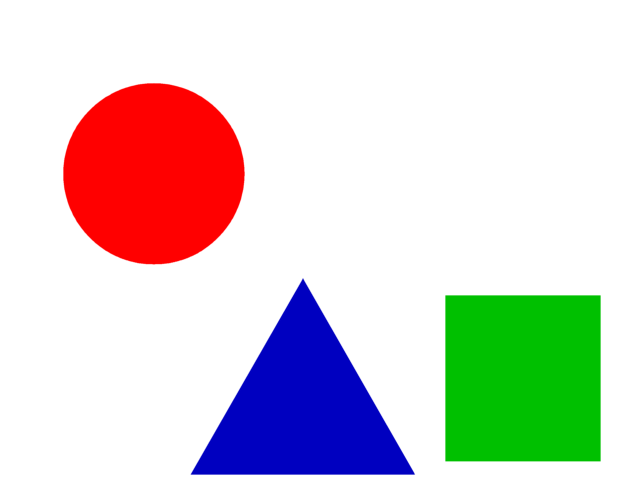
#> input picture origin.png, 640 x 480 px
$ python get_blue.py
#> lines starting #> are read from the running program, lines starting #| are printed output that depends on the picture; after the words box and inside, x2 and y2 are one past the last pixel; in counts of white or black regions, pixels touching at a corner belong together
import cv2
import numpy as np
import serial
import time
def main(args=None):
    global pan; global _pan; global tilt; global _tilt;
    send_pan(75)
    send_tilt(75)


while(1):
    frame = cv2.imread("origin.png", cv2.IMREAD_COLOR)     #  read camera frame
#> frame is the input picture: shape (480, 640, 3); mean B, G, R 207.7, 210, 215.3


    hsv = cv2.cvtColor(frame, cv2.COLOR_BGR2HSV)    # Convert from BGR to HSV
#> hsv: shape (480, 640, 3); mean H, S, V 13.9, 61, 245.2

    # define range of blue color in HSV
    lower_blue = np.array([100,100,120])          # range of blue
    upper_blue = np.array([150,255,255])

    lower_green = np.array([50, 150, 50])        # range of green
    upper_green = np.array([80, 255, 255])

    lower_red = np.array([0, 50, 50])        # range of red
    upper_red = np.array([30, 255, 255])

    # Threshold the HSV image to get only blue colors
    mask = cv2.inRange(hsv, lower_blue, upper_blue)     # color range of blue
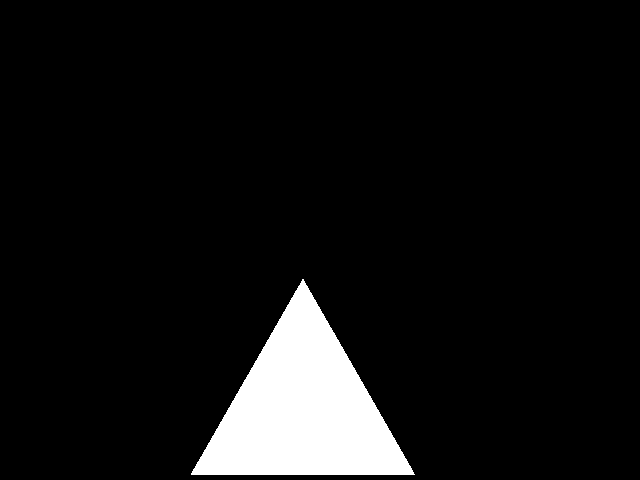
#> mask: shape (480, 640); 7.2% white; 1 white region, box (x1, y1, x2, y2) and area: (191, 279, 415, 475) 22127
    mask1 = cv2.inRange(hsv, lower_green, upper_green)  # color range of green
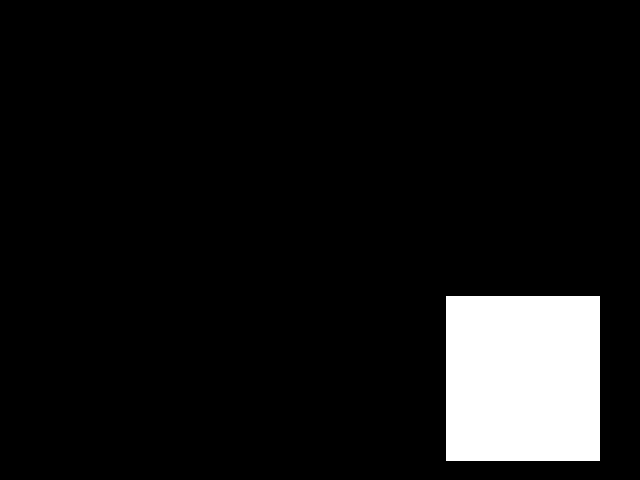
#> mask1: shape (480, 640); 8.3% white; 1 white region, box (x1, y1, x2, y2) and area: (446, 296, 600, 461) 25410
    mask2 = cv2.inRange(hsv, lower_red, upper_red)      # color range of red
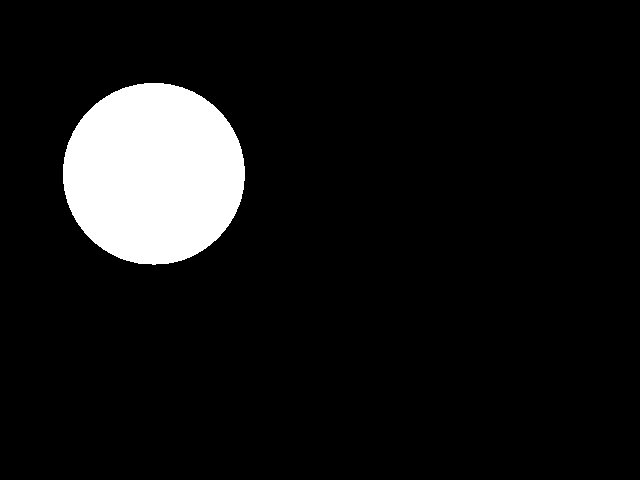
#> mask2: shape (480, 640); 8.5% white; 1 white region, box (x1, y1, x2, y2) and area: (63, 83, 245, 265) 25968

    # Bitwise-AND mask and original image
    res = cv2.bitwise_and(frame, frame, mask=mask)      # apply blue mask
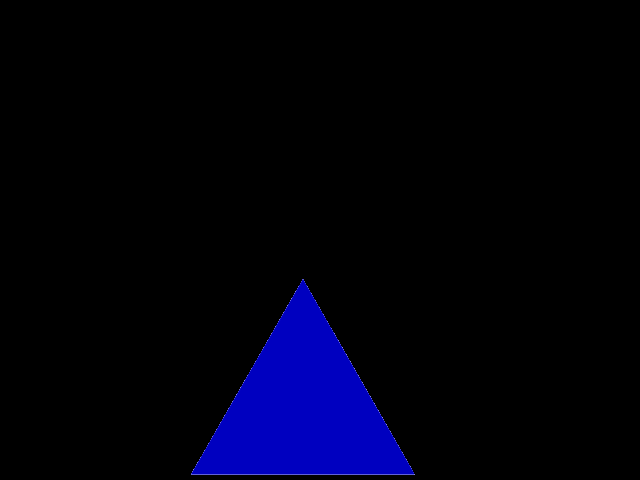
#> res: shape (480, 640, 3); mean B, G, R 13.9, 0.1, 0.1
    res1 = cv2.bitwise_and(frame, frame, mask=mask1)    # apply green mask
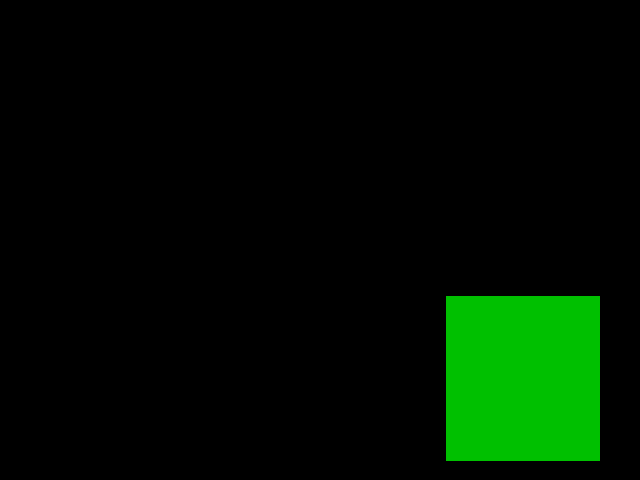
#> res1: shape (480, 640, 3); mean B, G, R 0, 15.9, 0
    res2 = cv2.bitwise_and(frame, frame, mask=mask2)    # apply red mask
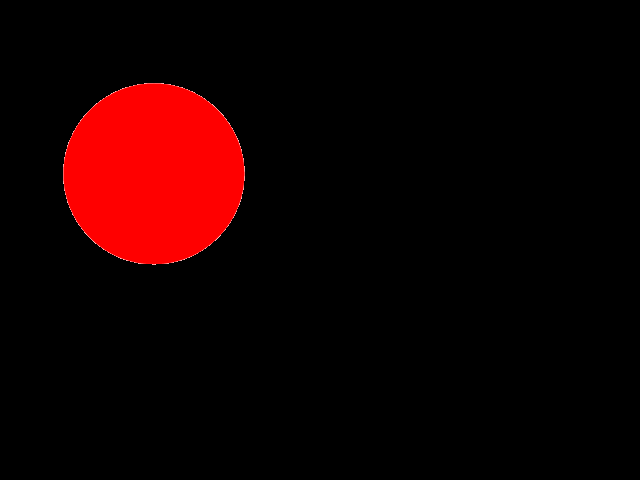
#> res2: shape (480, 640, 3); mean B, G, R 0.2, 0.2, 21.6

    gray = cv2.cvtColor(res1, cv2.COLOR_BGR2GRAY)
    _, bin = cv2.threshold(gray, 30, 255, cv2.THRESH_BINARY)

    contours, _ = cv2.findContours(bin, cv2.RETR_EXTERNAL, cv2.CHAIN_APPROX_SIMPLE)
#> contours = [[[446, 296], [446, 460], [599, 460], [599, 296]]]

    largest_contour = None
    largest_area = 0

    COLOR = (0, 255, 0)
    for cnt in contours:                # find largest blue object
        area = cv2.contourArea(cnt)
        if area > largest_area:
            largest_area = area
            largest_contour = cnt
#> this loop made 1 pass
#> (area, largest_area, largest_contour) on pass 1: (25092, 25092, [[446, 296], [446, 460], [599, 460], [599, 296]])
#> after the loop, largest_area = 25092

     # draw bounding box with green line
    if largest_contour is not None:
        #area = cv2.contourArea(cnt)
        if largest_area > 500:  # draw only larger than 500
            x, y, width, height = cv2.boundingRect(largest_contour)
#> x = 446; y = 296; width = 154; height = 165
            cv2.rectangle(frame, (x, y), (x + width, y + height), COLOR, 2)
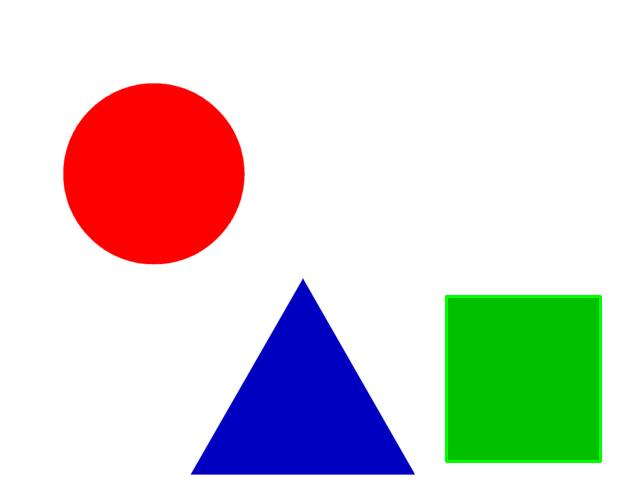
#> frame: shape (480, 640, 3); 0.62% of pixels changed, all inside (x1, y1, x2, y2) = (445, 295, 602, 463)
            center_x = x + width//2
#> center_x = 523
            center_y = y + height//2
#> center_y = 378
            #print("center: ( %s, %s )"%(center_x, center_y))
    cv2.imshow("VideoFrame",frame)       # show original frame
    cv2.imshow('blue', res)           # show applied blue mask
    cv2.imwrite("blue.png", res1)

    cv2.imshow('Green', res1)          # show appliedgreen mask
    cv2.imwrite("green.png", res)

    cv2.imshow('red', res2)          # show applied red mask
    cv2.imwrite("red.png", res2)

    k = cv2.waitKey(5) & 0xFF
#> (key Esc is pressed here)

    if k == 27:
        break


#> (the run stopped early here; a loop or call above may not have finished)

$ run again, with face1.png copied over origin.png
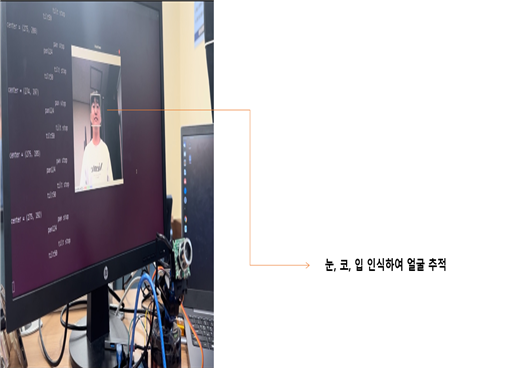
#> input picture face1.png, 513 x 372 px
#> frame is the input picture: shape (372, 513, 3); mean B, G, R 192.9, 189.4, 192.3
#> hsv: shape (372, 513, 3); mean H, S, V 43.9, 27.2, 196.8
#> `mask = cv2.inRange(hsv, lower_blue, upper_blue)`:
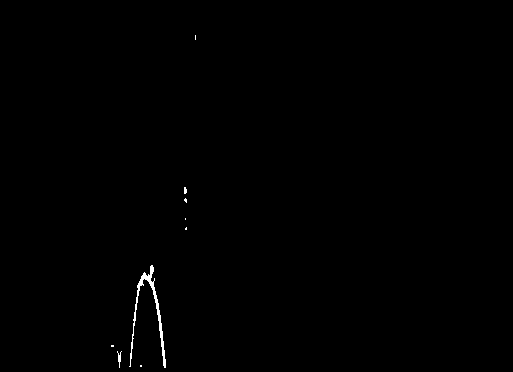
#> mask: shape (372, 513); 0.32% white; 9 white regions (7 under 20 px), largest, box (x1, y1, x2, y2) and area: (129, 265, 166, 368) 519, (117, 351, 122, 368) 35
#> mask1: shape (372, 513); every value is 0
#> mask2: shape (372, 513); 4.1% white; 51 white regions (32 under 20 px), largest, box (x1, y1, x2, y2) and area: (107, 2, 250, 239) 3647, (1, 328, 76, 368) 1619, (41, 305, 65, 361) 909
#> res1: shape (372, 513, 3); every value is 0
#> `res2 = cv2.bitwise_and(frame, frame, mask=mask2)`:
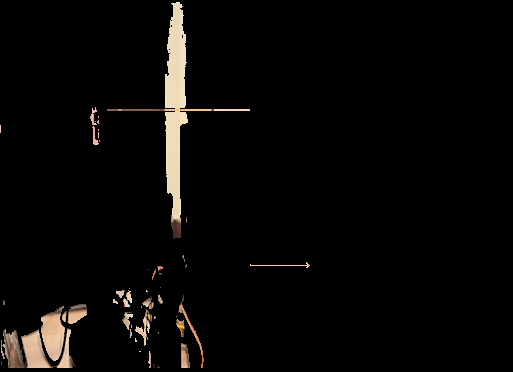
#> res2: shape (372, 513, 3); mean B, G, R 6.2, 7.4, 8.6
#> contours = []
#> after the loop `for cnt in contours:`: largest_area = 0
